Frame 1 (no input): blank canvas, image omitted
Frame 60 (no input): blank canvas, image omitted
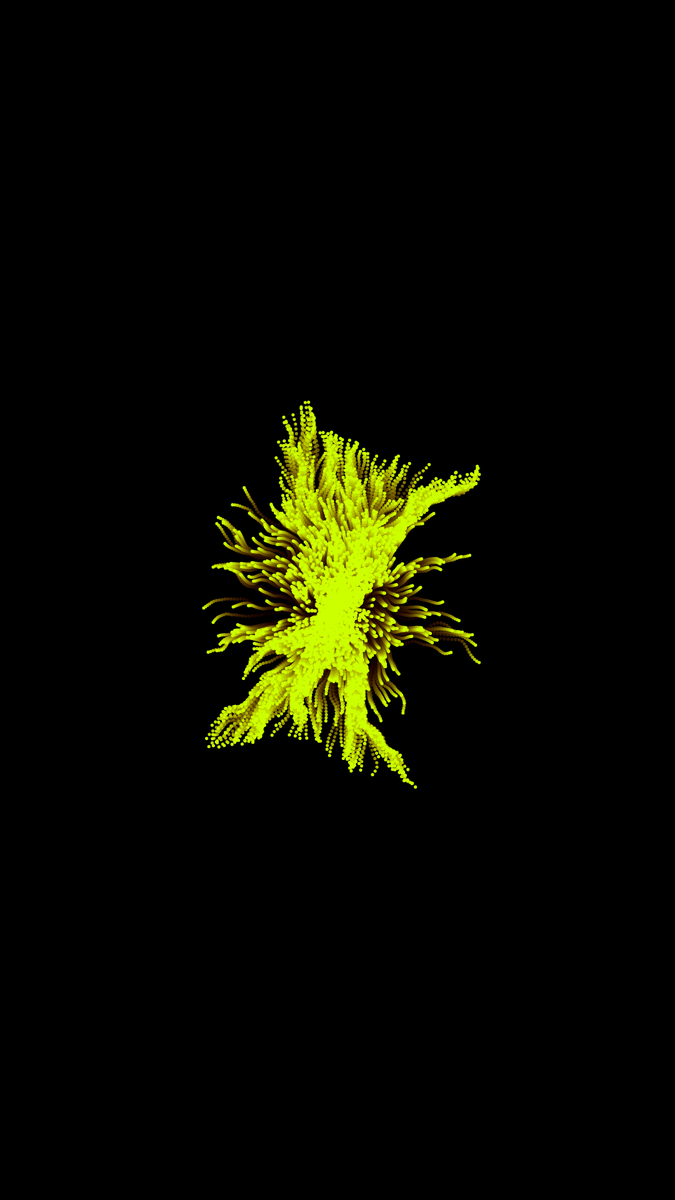
Frame 120 (the mouse pressed at the canvas centre since frame 60)

The p5.js sketch whose frames 1 and 60 were blank and that drew this single picture after the mouse press (run headless with seeded random() and noise() and a simulated clock; from frame 60 on, the mouse is pressed at the canvas centre):

// p5.js sketch
// ── sketch.js
function setup() {
  createCanvas(1080, 1920);
  colorMode(HSB, 100);
  background(0);
  m = sqrt(pow(width / 2, 2) + pow(height / 2, 2)) / 2;
  mtemp = m;
  noStroke();
  restart();
}

let n = [];
let m;
let mtemp;
let dh;
let nodeCount = 4000;
let noiseVal = 0.01;
let wobble;
let colorModes = ["rainbow", "black", "hue"];
let currentColorMode;
const restart = () => {
  n = [];
  dh = new DisplayHandler();

  dh.loadNodes(nodeCount);
  noiseVal = random(0.01, 0.04);
  wobble = random(0.25, 2);
  colorModes = shuffle(colorModes);
  print({ noiseVal });
  print({ wobble });
};

const INTERACTION_KEY = 53;

function keyPressed() {
  if (keyCode === INTERACTION_KEY) {
    restart();
  }
}

function draw() {
  background(0, 12);
  currentColorMode = colorModes[0];
  // let n = noise(width / 2 * noiseVal, height / 2 * noiseVal, frameCount * noiseVal);
  // let nm = map(n, 0, 1, 0, 100);
  // fill((nm) % 100, 100, 100);

  // ellipse(width / 2, height / 2, 10, 10);
  dh.updateNodes();

  if (frameCount % 2000 === 0) {
    restart();
  }

  // text(dh.mode,100,100);
}

class Node {
  constructor(x, y) {
    this.x = x;
    this.y = y;
    this.endx = random(width);
    this.endy = random(height);
    this.s = 1;
    this.size = 0;
    this.d = dist(this.x, this.y, width / 2, height / 2);
  }

  display() {
    let n = noise(this.x * noiseVal, this.y * noiseVal, frameCount * noiseVal);
    let nm = map(n, 0, 1, 0, 100);
    let hm = map(this.d, 0, mtemp * 2, 0, 200);
    if (currentColorMode === "rainbow") {
      fill((hm + nm) % 100, 100, 100);
    } else if (currentColorMode === "hue") {
      fill(frameCount % 100, 100, 100);
    } else {
      fill(100);
    }

    ellipse(this.x, this.y, this.size, this.size);
  }

  move() {
    let angle = atan2(this.endx - this.x, this.endy - this.y);
    this.d = dist(this.x, this.y, this.endx, this.endy);
    let n = noise(this.x * noiseVal, this.y * noiseVal, frameCount * noiseVal);
    let nm = map(n, 0, 1, -wobble, wobble);
    let speed = -map(this.d, 0, m, 10, 0);
    this.x += sin(angle + nm) * speed;
    this.y += cos(angle + nm) * speed;
  }

  move2() {
    let angle = atan2(width / 2 - this.x, height / 2 - this.y);
    this.d = dist(this.x, this.y, width / 2, height / 2);
    let n = noise(this.x * noiseVal, this.y * noiseVal, frameCount * noiseVal);
    let nm = map(n, 0, 1, -wobble, wobble);
    let speed = -map(this.d, 0, m, 10, 0);
    this.x += sin(angle + nm) * speed;
    this.y += cos(angle + nm) * speed;
  }

  grow() {
    this.size += 0.1;
  }
}

class DisplayHandler {
  constructor() {
    this.mode = "grow";
    this.timer = 29;
    this.next;
  }

  loadNodes(num) {
    for (let i = 0; i < num; i++) {
      // n.push(new Node(random(-400, width + 400), random(-400, height + 400)));
      n.push(new Node(width / 2, height / 2));
    }
  }

  updateNodes() {
    switch (this.mode) {
      case "grow":
        this.grow();
        break;
      case "move":
        this.move();
        break;
      case "move2":
        this.move2();
        break;
      case "wait":
        this.wait(this.next);
        break;
    }
  }

  grow() {
    for (let i = 0; i < n.length; i++) {
      n[i].display();
      n[i].grow();
    }

    if (n[0].size > 5) {
      this.next = "move";
      this.mode = "wait";
    }
  }

  move() {
    for (let i = 0; i < n.length; i++) {
      n[i].display();
      n[i].move();
    }
    if (m > 4) {
      m -= 3;
    } else {
      // n.splice(0, n.length);
      m = mtemp;
      // this.loadNodes(nodeCount);
      this.next = "move2";
      this.mode = "wait";
      this.timer = 60;
    }
  }

  move2() {
    for (let i = 0; i < n.length; i++) {
      n[i].display();
      n[i].move2();
    }
    if (m > 4) {
      m -= 3;
    } else {
      // n.splice(0, n.length);
      m = mtemp;
      // this.loadNodes(nodeCount);
      this.next = "move";
      this.mode = "wait";
      this.timer = 30;
    }
  }

  wait(mode) {
    for (let i = 0; i < n.length; i++) {
      n[i].display();
    }
    if (this.mode === "wait" && mode === "move" && this.timer === 30) {
      restart();
    }
    if (this.timer > 0) {
      this.timer--;
    } else {
      this.mode = mode;
    }
  }
}
